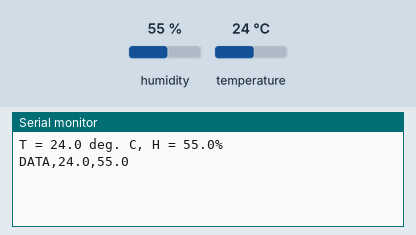
This sketch was run on a simulated Arduino Uno, built with avr-gcc and run on an emulated ATmega328P. On the bench: the last lines printed to the serial monitor. The test bench sets the inputs (shaded band); at power-on: humidity 55 %, temperature 24 °C.

Above: at 3.0 s.
3.1 s: humidity set to 22 %
5.6 s: temperature set to 12 °C
At 7.9 s:
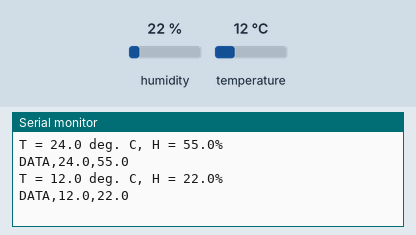
8.1 s: humidity set to 40 %
At 13.3 s:
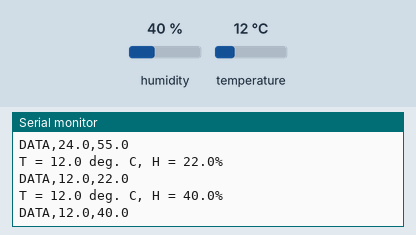

The sketch:

getTepAndHumidity.ino
```cpp
#include <dht_nonblocking.h>

#define DHT_SENSOR_TYPE DHT_TYPE_11
#define DHT_SENSOR_PIN 8

DHT_nonblocking dht_sensor(DHT_SENSOR_PIN, DHT_SENSOR_TYPE);

void setup() {
  Serial.begin(9600);
}

void loop() {
  float temperature;
  float humidity;

  if (dht_sensor.measure(&temperature, &humidity)) {
    Serial.print("T = ");
    Serial.print(temperature, 1);
    Serial.print(" deg. C, H = ");
    Serial.print(humidity, 1);
    Serial.println("%");

    // Invia i dati al PC tramite la comunicazione seriale
    Serial.print("DATA,");
    Serial.print(temperature, 1);
    Serial.print(",");
    Serial.print(humidity, 1);
    Serial.println();

    delay(5000); // Attendi 5 secondi prima di inviare nuovi dati
  }
}
```

Measured:
- after the input at 5.6 s, the serial monitor: prints a new line after 1.7 s (image 1)
- after the input at 8.1 s, the serial monitor: prints a new line after 4.2 s (image 2)
